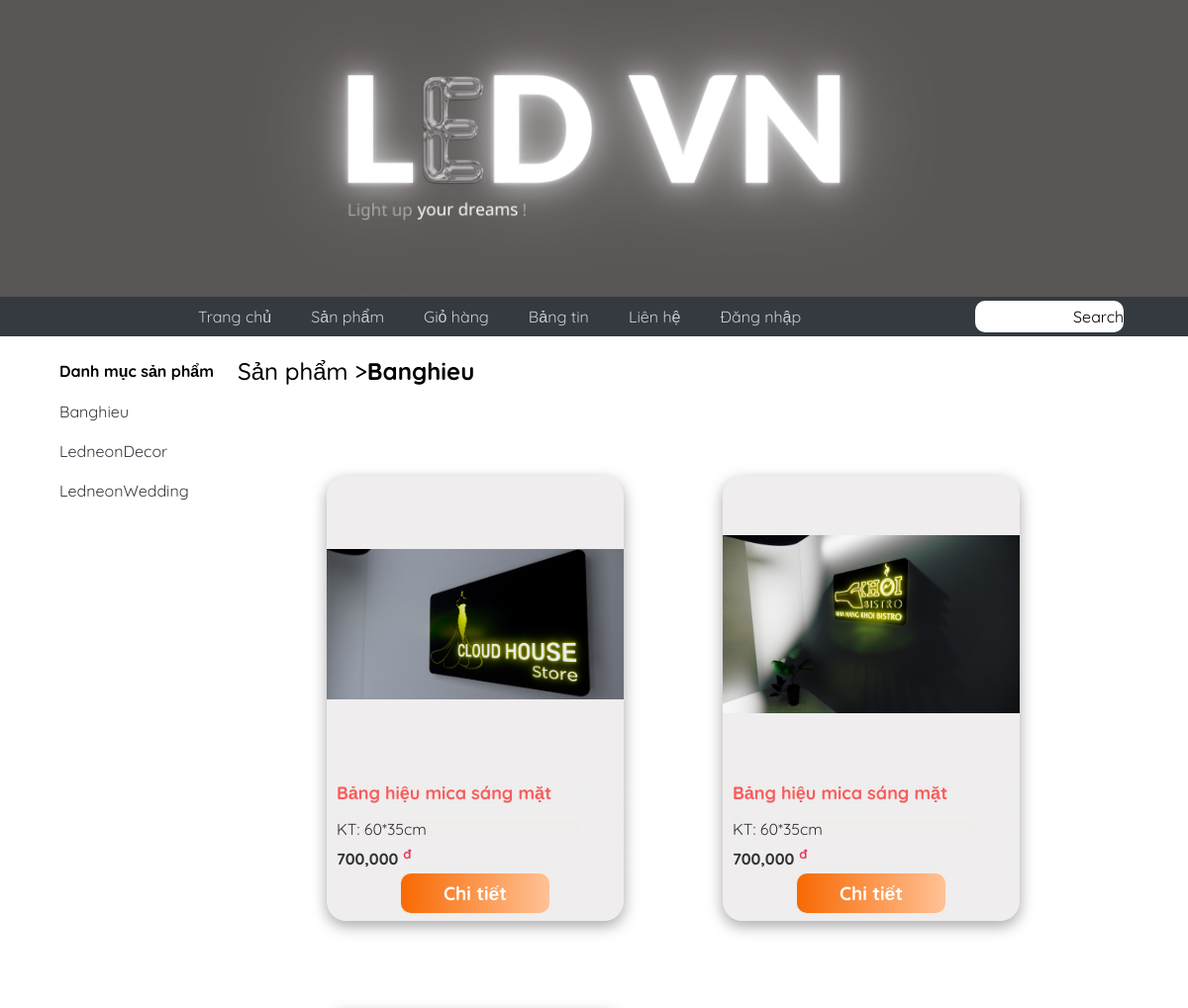
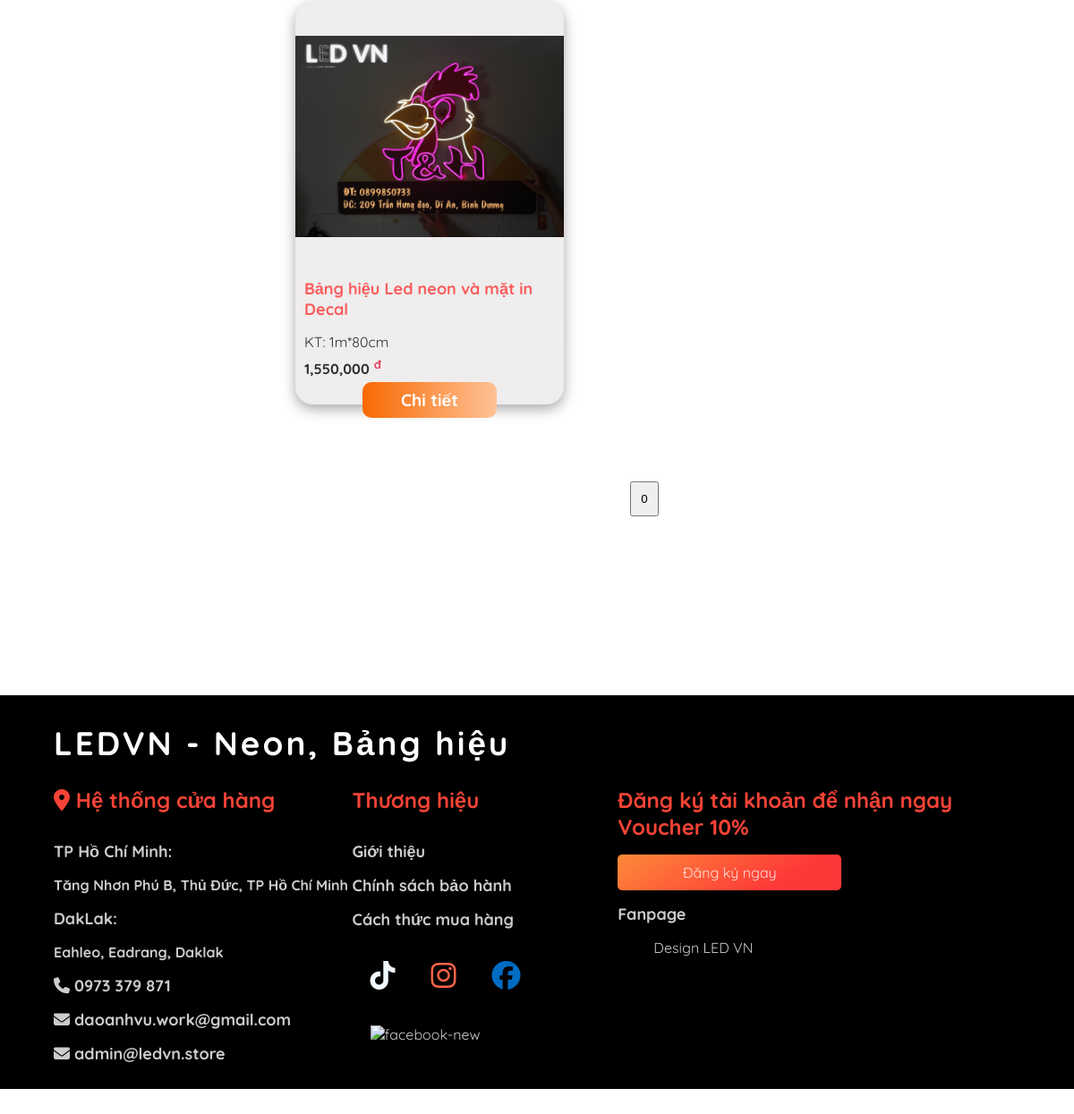
Page /index.php?quanly=danhmucsanpham&id=Banghieu on the committed database (2 pictures, top to bottom).
### tables this page shows
CREATE TABLE `tbl_sanpham` (
  `id_sanpham` int(11) NOT NULL,
  `danhmucsanpham` varchar(100) NOT NULL,
  `tensp` varchar(250) NOT NULL,
  `kichthuoc` varchar(50) NOT NULL,
  `masp` varchar(100) NOT NULL,
  `giasp` varchar(50) NOT NULL,
  `soluong` int(11) NOT NULL,
  `hinhanh` varchar(50) NOT NULL,
  `tomtat` tinytext NOT NULL,
  `noidung` text NOT NULL,
  `tinhtrang` int(11) NOT NULL,
  `noibat` int(11) NOT NULL
);

CREATE TABLE `tbl_danhmuc` (
  `id_danhmuc` int(11) NOT NULL,
  `tendanhmuc` varchar(100) NOT NULL,
  `thutu` int(11) NOT NULL
);

### pages/Menu.php (the view, shortened to what this page needs)
<link rel="stylesheet" href="asset\css\Menu_css\Menu.css?v=1">
<div class="menu pc" id="menu">
            <ul>
                <li><a href="index.php?quanly=trangchu">Trang chủ</a></li>
                <li>
                    <a href="index.php?quanly=sanpham">Sản phẩm</a>
                </li>
                <li><a href="index.php?quanly=giohang">Giỏ hàng</a></li>
                <li>
                    <a href="index.php?quanly=tintuc">Bảng tin</a>
                </li>
                <li><a href="index.php?quanly=lienhe">Liên hệ</a></li>
                <li>
                    <?php
                        if(isset($_SESSION['user_login'])){
                    ?>
                            <a href="index.php?quanly=dangxuat">Đăng xuất <?php echo $_SESSION['user_login']; ?></a>
                    <?php
                        }
                        else{
                    ?>
                            <a href="index.php?quanly=dangnhap">Đăng nhập </a>
                    <?php
                        }
                    ?>
                </li>
                <li class="search">
                    <form action="index.php?quanly=timkiem" method="post">
                        <input type="search"  id="" name="search_content">
                        <button type="submit">Search</button>
                    </form>
                </li>
            </ul>
</div>

### pages/main/danhmuc.php (shortened to what this page needs)
<?php
    $danhmuc = $_GET['id'];
?>
<div class = "tendanhmuc" style="margin-left: 20%;">
    <a href="index.php?quanly=sanpham"><p style="font-weight: 500;">Sản phẩm > </p></p></a>
    <a href="index.php?quanly=danhmucsanpham&id=<?php echo $danhmuc ?>"><p ><?php echo  ' '.$danhmuc ?></p></a>
</div>
<?php
    $sql_get_alldata = "SELECT * FROM tbl_sanpham WHERE danhmucsanpham = '".$danhmuc."' ";
    $all_data = mysqli_query($mysqli, $sql_get_alldata);
    $number_of_product = mysqli_num_rows($all_data);
    if(isset($_POST['page'])){
        $page = $_POST['page'];
        $pro_start = $page * 6;
        $pro_end = $page * 5 + 6;
        $sql_get_data = "SELECT * FROM tbl_sanpham WHERE danhmucsanpham = '".$danhmuc."' LIMIT $pro_start, $pro_end";
    }
    else{
        $sql_get_data = "SELECT * FROM tbl_sanpham WHERE danhmucsanpham = '".$danhmuc."' LIMIT 0, 6";
    }
    $product_data = mysqli_query($mysqli, $sql_get_data);
?>
<div class="content">
    <ul class="product_list">
        <?php
        while ($product_data_arr = mysqli_fetch_array($product_data)) {
            $idsanpham = $product_data_arr['id_sanpham'];
        ?>
        <li class="product_item">
            <a href="index.php?quanly=chitietsp&danhmuc=<?php echo $danhmuc?>&idsanpham=<?php echo $idsanpham?>">
                <img src="admincp/modules/quanlysanpham/uploads/<?php echo $product_data_arr['hinhanh']  ?>" alt="">
                <div class="product_des">
                    <p class="product_item_name">    <?php echo $product_data_arr['tensp'] ?></p>
                    <p class="product_item_size">KT: <?php echo $product_data_arr['kichthuoc'] ?></p>
                    <div class="product_item_price">
                        <p>
                            <?php echo number_format($product_data_arr['giasp']) ?>
                            <h5 style="color: crimson; font-size: small; transform: translate(5px,-20px);">đ</h5>
                        </p>
                    </div>
                </div>
                <div class="btn_detail">
                    <button>Chi tiết</button>
                </div>
            </a>
        </li>
        <?php
        }
        ?>
    </ul>
    <div class="Pagination">
        <form action="" method="POST">
            <?php
                $number_pages = ceil($number_of_product / 6);
                for ($i =0; $i < $number_pages; $i++) {
                    echo '<button type="submit" name = "page" value = "'.$i.'">'.$i.'</button>';
                }
            ?>
        </form>
    </div>
</div>

### pages/sidebar/sidebar.php
<?php
    $sql_lietke__sidebar = "SELECT * FROM tbl_danhmuc ORDER BY thutu DESC";
    $query_lietke__sidebar = mysqli_query($mysqli, $sql_lietke__sidebar);
?>
<div class="sidebar">
    <div class="sidebar-name">
        <h1>Danh mục sản phẩm </h1>
    </div>
    <div class="sidebar-content">
        <ul>
            <?php
            while ($row_lietke__sidebar = mysqli_fetch_array($query_lietke__sidebar)) {
            ?>
                <li>
                    <a href="index.php?quanly=danhmucsanpham&id=<?php echo $row_lietke__sidebar['tendanhmuc'] ?>">
                        <?php echo $row_lietke__sidebar['tendanhmuc'] ?>
                    </a>
                </li>
            <?php
            }
            ?>
        </ul>
    </div>
</div>

### asset/css/Mainpage/mainpage.css (style rules this page uses)
body { margin: 0; padding: 0; font-family: 'Quicksand', sans-serif !important; }
html { font-family: 'Quicksand', sans-serif !important; scroll-behavior: smooth; }
.sidebar { position: absolute; width: 15%; height: 100%; margin-top: 65px; padding-left: 5%; float: left; }
.sidebar-name h1 { font-size: medium; padding: 0; margin-top: 0; }
.sidebar-content ul, .sidebar-content a, .sidebar-content li { text-decoration: none; list-style: none; padding: 0; margin: 0; color: #343A40; }
.sidebar-content li { padding: 10px 0; }

### asset/css/Main_css/Main.css (style rules this page uses)
body { margin: 0; padding: 0; font-family: 'Quicksand', sans-serif !important; }
html { font-family: 'Quicksand', sans-serif !important; scroll-behavior: smooth; }
.content { margin-left: 20%; }
.tendanhmuc { font-weight: 900; font-size: x-large; display: flex; padding-top: 20px; padding-bottom: 55px; }
.tendanhmuc p { padding: 0; margin: 0; }
.tendanhmuc a { text-decoration: none; color: #000000; }
.product_list { display: flex; flex-wrap: wrap; }
.product_list ul, .product_list li, .product_list li a { text-decoration: none; list-style: none; color: #000000; }
.product_item { margin: 20px 50px 70px 50px; width: 300px; height: 450px; background-color: #8b808024; border-radius: 20px; box-shadow: rgba(0, 0, 0, 0.35) 0px 5px 15px; }
.product_item img { width: 100%; max-width: 300px; height: 300px; object-fit: contain; background-repeat: no-repeat; background-position: center; }
.product_des { backdrop-filter: blur(20px); opacity: 0.8; margin-left: 10px; }
.product_des p { margin: 5px 0; }
.product_item_name { margin-bottom: 15px !important; font-size: large; font-weight: 900; color: #fd3838; }
.product_item_price { height: 30px; display: flex; flex-wrap: nowrap; font-weight: 900 !important; }
.btn_detail { margin: 0 25%; background-color: none; }
.btn_detail button { transition: 0.3s; background-size: 200%; width: 100%; height: 40px; outline: 0px; border: none; background-image: linear-gradient(to right, #f86903 0%, #ffc296 50%, #f86903 100%); border-radius: 10px; color: #fff !important; font-weight: 900; font-family: 'Quicksand', sans-serif !important; font-size: larger; }
.Pagination { display: flex; flex-wrap: nowrap; justify-content: space-evenly; }
.Pagination button { padding: 10px; margin: 0 20px; }

### asset/css/Menu_css/Menu.css (style rules this page uses)
.menu { position: fixed; z-index: 99 !important; height: 40px; width: 100%; padding: 0; padding-left: calc(15% - 40px); margin: 0; display: flex; background-color: #343A40; justify-content: left; align-items: center; }
.menu li { height: 40px; }
.menu ul { margin: 0; color: #5C5757; list-style: none; display: flex; }
.menu a { text-decoration: none; color: #ccc; padding: 10px 20px; line-height: 40px; justify-content: center; align-items: center; }
.search { position: absolute; right: 10%; height: 100% !important; margin: 4px 20px; width: 15%; outline: none; border: none; display: flex; flex-wrap: nowrap; align-items: center; justify-content: end; }
.search form { height: 100%; width: 100%; display: flex; justify-content: flex-end; }
.search input { height: 80%; width: 100%; outline: none; border: none; border-radius: 10px; padding: 0 !important; margin: 0 !important; }
.search button { height: 80%; width: 30%; font-size: 16px; font-family: 'Quicksand', sans-serif !important; outline: none; border: none; border-radius: 10px; padding: 0 !important; margin: 0 !important; transform: translateX(-100%); background-color: transparent; }

### rows in the picture
tbl_sanpham: hinhanh (picture), tensp "Bảng hiệu mica sáng mặt", kichthuoc "60*35cm", giasp "700,000"
tbl_sanpham: hinhanh (picture), tensp "Bảng hiệu mica sáng mặt", kichthuoc "60*35cm", giasp "700,000"
tbl_sanpham: hinhanh (picture), tensp "Bảng hiệu Led neon và mặt in Decal", kichthuoc "1m*80cm", giasp "1,550,000"
tbl_danhmuc: tendanhmuc "Banghieu"
tbl_danhmuc: tendanhmuc "LedneonDecor"
tbl_danhmuc: tendanhmuc "LedneonWedding"

### other values in the picture
$danhmuc "Banghieu"
